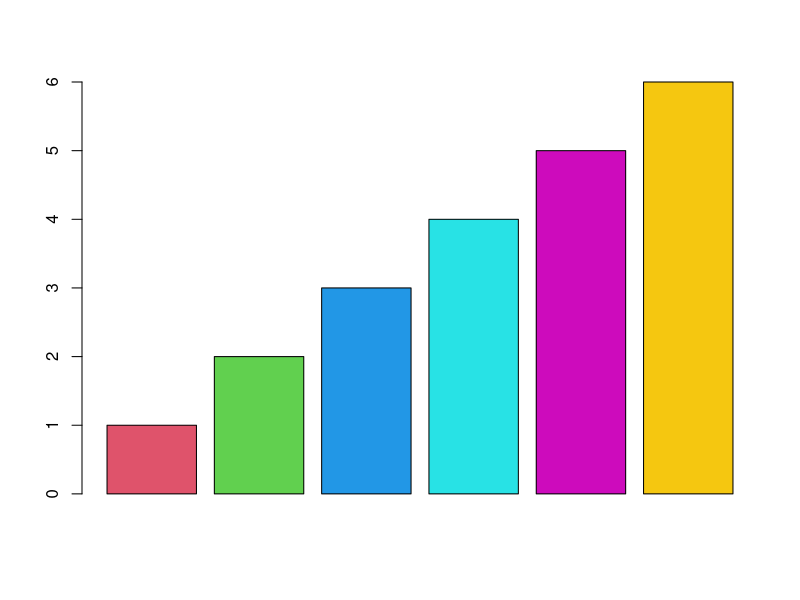

Here is the R script that generated this plot: (Note: this script raises an error after producing the figure.)
if( exists("win.metafile") ){
	win.metafile(filename = "image.wmf", width = 5, height = 5 )
	barplot( 1:6, col = 2:7)
	dev.off()

	doc = addSlide( doc, "Title and Content")
	doc = addImage(doc, "image.wmf", width = 5, height = 5 )
}
